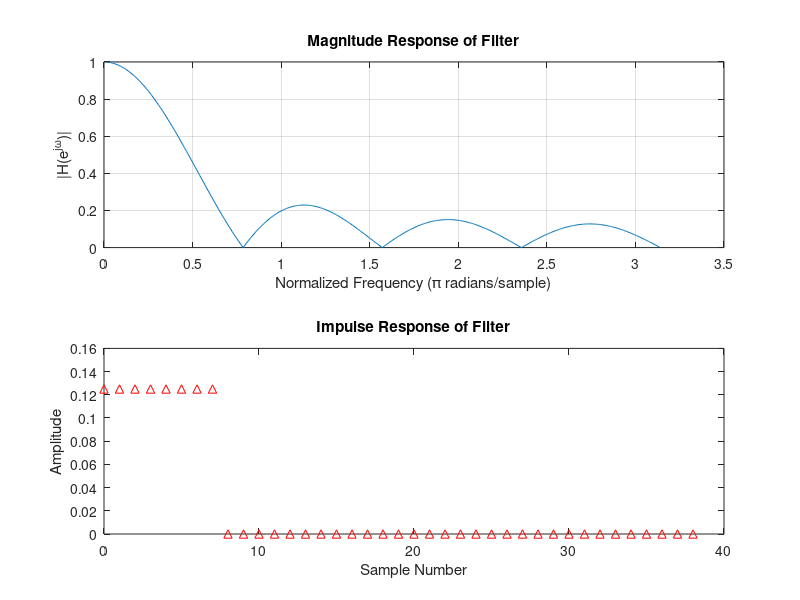

The MATLAB source for this figure:
b = [1/8 0 0 0 0 0 0 0 -1/8];
a = [1 -1];
[H, w] = freqz(b, a);
figure; 
subplot(2,1,1); plot(w, abs(H)); grid; 
xlabel('Normalized Frequency (\pi radians/sample)'); 
ylabel('|H(e^{j\omega})|');
title('Magnitude Response of Filter');
subplot(2,1,2); plot(w, angle(H)); grid; 
xlabel('Normalized Frequency (\pi radians/sample)'); 
ylabel('\angle H(e^{j\omega})');
title('Phase Response of Filter');

impz(b, a);
xlabel('Sample Number');
ylabel('Amplitude');
title('Impulse Response of Filter');

if isstable(b, a)
    disp('Filter is stable');
else
    disp('Filter is unstable');
end